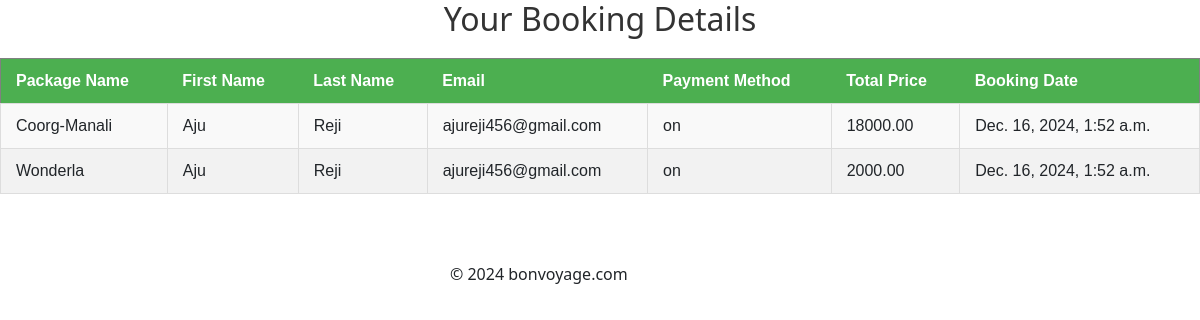
The page /tour/bookings/ (signed in) on the database its author committed.
### tour/models.py (models this page shows, shortened)
class TablePayment(models.Model):
    first_name = models.CharField(max_length=100)
    last_name = models.CharField(max_length=100)
    email = models.EmailField()
    payment_method = models.CharField(max_length=50)
    card_number = models.CharField(max_length=16)
    expiry_date = models.CharField(max_length=7)  # YYYY-MM format
    cvv = models.CharField(max_length=3)
    total_price = models.DecimalField(max_digits=10, decimal_places=2)
    package = models.ForeignKey('Package', on_delete=models.CASCADE)
    created_at = models.DateTimeField(auto_now_add=True)  # Automatically set the timestamp when the record is created
    user = models.ForeignKey(User, on_delete=models.CASCADE)  # Add this line

class Package(models.Model):
    name = models.CharField(max_length=200)
    package_type = models.CharField(max_length=100)
    location = models.CharField(max_length=100)
    features = models.TextField()
    price = models.DecimalField(max_digits=10, decimal_places=2)
    image = models.ImageField(upload_to="documents",default="image.jpg")
    details = models.TextField()

### tour/views.py (the view)
# urls.py: path('bookings/',views.bookings,name='bookings'),
def bookings(request):
    payments = TablePayment.objects.filter(user=request.user)
    return render(request, 'bookings.html', {'payments': payments})

### templates/bookings.html (shortened to what this page needs)
<!DOCTYPE html>
{% load static %}
<html lang="en">
<head>
    <link href="https://cdn.jsdelivr.net/npm/bootstrap@5.3.3/dist/css/bootstrap.min.css" rel="stylesheet">
</head>
<body>
    <h1>Your Booking Details</h1>
    <table border="1">
        <thead>
            <tr>
                <th>Package Name</th>
                <th>First Name</th>
                <th>Last Name</th>
                <th>Email</th>
                <th>Payment Method</th>
                <th>Total Price</th>
                <th>Booking Date</th>
            </tr>
        </thead>
        <tbody>
            {% for payment in payments %}
            <tr>
                <td>{{ payment.package.name }}</td>
                <td>{{ payment.first_name }}</td>
                <td>{{ payment.last_name }}</td>
                <td>{{ payment.email }}</td>
                <td>{{ payment.payment_method }}</td>
                <td>{{ payment.total_price }}</td>
                <td>{{ payment.created_at }}</td>
            </tr>
            {% endfor %}
        </tbody>
    </table>
<br><br>
    <div style="margin: 0 auto; width: 300px;">
        <p>© 2024 bonvoyage.com</p>
    </div><br>
</body>
</html>

### templates/bookings.html (style rules this page uses)
table { width: 100%; border-collapse: collapse; margin: 20px 0; font-family: Arial, sans-serif; background-color: #f9f9f9; }
th { background-color: #4CAF50; color: white; padding: 10px 15px; text-align: left; font-weight: bold; }
td { padding: 10px 15px; border: 1px solid #ddd; text-align: left; }
tr:nth-child(even) { background-color: #f2f2f2; }
h1 { text-align: center; color: #333; font-size: 2em; }

### rows shown on the page
TablePayment: package.name "Coorg-Manali", first_name "Aju", last_name "Reji", email "ajureji456@gmail.com", payment_method "on", total_price "18000.00", created_at "Dec. 16, 2024, 1:52 a.m."
TablePayment: package.name "Wonderla", first_name "Aju", last_name "Reji", email "ajureji456@gmail.com", payment_method "on", total_price "2000.00", created_at "Dec. 16, 2024, 1:52 a.m."
